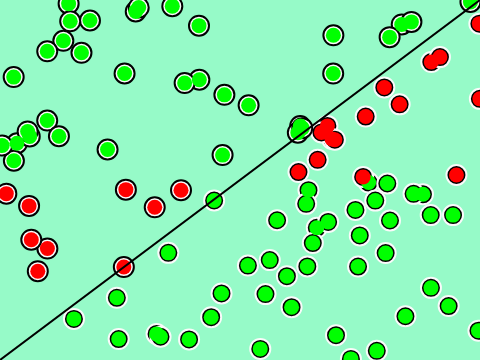
Frame 1 (no input)
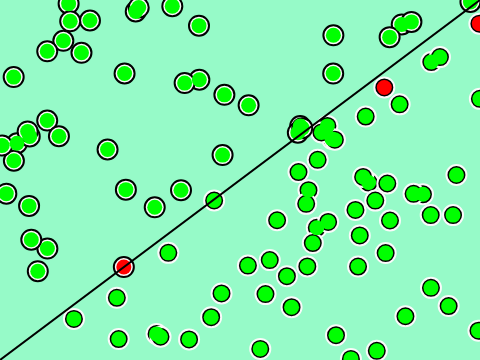
Frame 60 (no input)
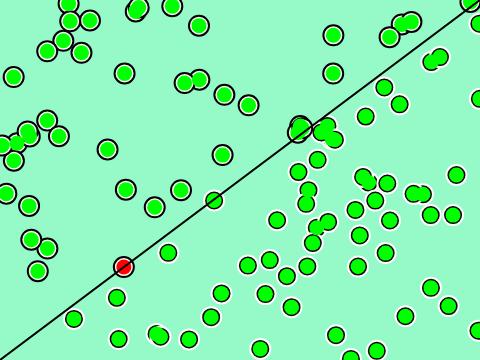
Frame 120 (the mouse pressed at the canvas centre since frame 60)

The p5.js sketch that drew these frames (run headless with seeded random() and noise() and a simulated clock; from frame 60 on, the mouse is pressed at the canvas centre):

// p5.js sketch
// ── sketch.js
//teste:
// let perceptron;
// function setup(){
//   perceptron = new Perceptron(); //carrega classe Perceptron

//   const inputs = [-1,0.5]; //define dois valores de input
//   const guess = perceptron.guess(inputs); 
//   console.log("Resultado: " + guess); 

//   setTimeout(() => {
//     setup() //retorna o resultada que foi enviado a gues() a cada 1seg
//   }, 1000);
// }
let perceptron;
let points = new Array(100);

function setup() {
  createCanvas(480, 360); //cria um canvas de 480px de largura e 360px de altura
  perceptron = new Perceptron();
  for (let i = 0; i < points.length; i++) {
    points[i] = new Point(random(-1, 1), random(-1, 1));
  }

}
function draw() {
  background(150, 250, 200)
  for (let i = 0; i < points.length; i++) {
    points[i].show();
  }

  noStroke();

  for (let i = 0; i < points.length; i++) {
    const pt = points[i];

    const inputs = [pt.x, pt.y];
    const target = pt.label
    const guess = perceptron.guess(inputs)

    if (guess == target) {
      fill(0, 255, 0)
    } else {
      fill(255, 0, 0)
    }
    ellipse(pt.getPixelX(), pt.getPixelY(), 15, 15)
  }
  drawLine()
  trainSinglePoint()
}
function drawLine() {
  stroke(0)
  line(0, height, width, 0)
}

let trainningIndex = 0;
function trainSinglePoint() {
  const pt = points[trainningIndex];
  const inputs = [pt.x, pt.y];
  perceptron.train(inputs, pt.label)

  trainningIndex++

  if (trainningIndex == points.length) {
    trainningIndex = 0
  }
}
// ── perceptron.js
function sign(num) {
  return num >= 0 ? 1 : -1;
}

class Perceptron {
  weights = [0, 0];
  learningRate = 0.1 //evita excesso de ajuste ao recalibrar os pesos

  constructor() {
    for (let i = 0; i < this.weights.length; i++) {
      this.weights[1] = random(-1, 1); // para a qtd de pesos definida se da um peso entre -1 e 1
    }
  }

  guess(inputs) { //da o palpite sobre qual grupo pertence
    let sum = 0;
    for (let i = 0; i < this.weights.length; i++) {
      sum += inputs[i] * this.weights[i]; //soma os resultados de cada input pelo peso
    }

    const output = sign(sum);
    return output
  }

  train(inputs, target) {
    const guess = this.guess(inputs)
    const error = target - guess

    for (let i = 0; i < this.weights.length; i++) {
      this.weights[i] += error * inputs[i] * this.learningRate
    }
  }
}
// ── point.js
class Point {
  x = 0;
  y = 0;
  label = 0;
  constructor(x, y) {
    this.x = x;
    this.y = y;
    this.label = this.getLabel();
  }

  getLabel() {
    if (this.x > this.y) {
      return 1
    } else {
      return -1
    }
  }

  getPixelX() {
    const px = map(this.x, -1, 1, 0, width);
    return px;
  }
  getPixelY() {
    const py = map(this.y, -1, 1, height, 0)
    return py;
  }

  show() {
    strokeWeight(2);

    if (this.label === 1) { //1 = preto
      fill(0);
      stroke(250);
    } else {                // -1 = branco
      fill(250);
      stroke(0);
    }

    const px = this.getPixelX();
    const py = this.getPixelY();

    ellipse(px, py, 20, 20);
  }
}
